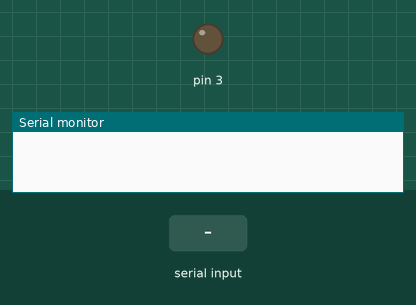
A sketch run on a simulated Arduino Uno, built with avr-gcc and run on an emulated ATmega328P. Shown: output pins drawn as LEDs (lit = HIGH), the last lines printed to the serial monitor. The inputs (shaded band) are chosen by the test bench.

Above: at 1.2 s.
1.3 s: "90,45\n" received over Serial
At 2.2 s:
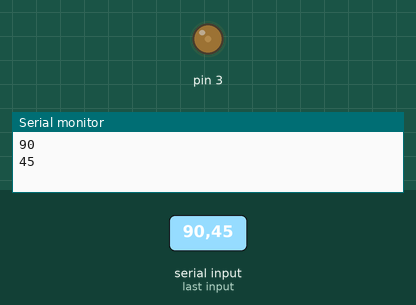
2.8 s: "30,150\n" received over Serial
At 3.4 s:
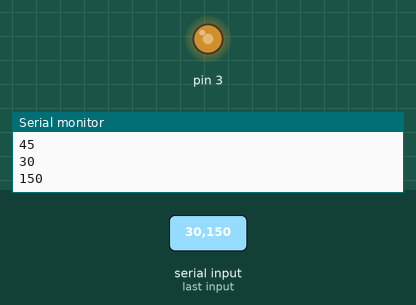
4.3 s: "200\n" received over Serial
At 5.5 s:
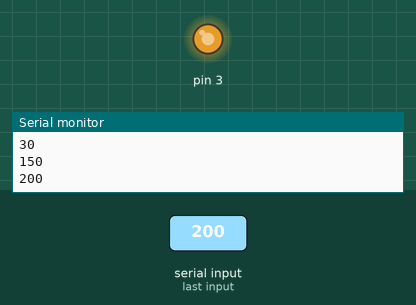
5.8 s: "90\n" received over Serial
At 6.7 s:
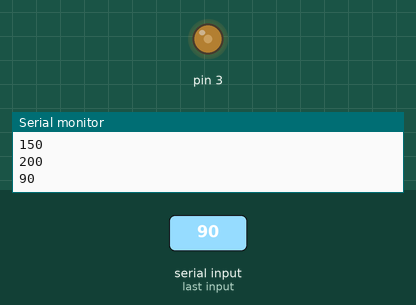
Timing chart, 0 to 8.3 s (numbered marks = the images above; inputs shaded):
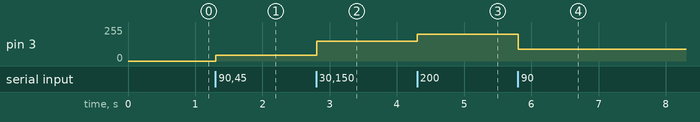

Measured:
- after the input at 1.3 s, pin 3: 0/255 → 45/255 at once
- after the input at 2.8 s, pin 3: 45/255 → 150/255 at once
- after the input at 4.3 s, pin 3: 150/255 → 200/255 at once
- after the input at 5.8 s, pin 3: 200/255 → 90/255 at once

The sketch:

led_serial.ino
```cpp
void setup() {
  Serial.begin(9600);
  pinMode(3, OUTPUT);
}

long led_value;

void loop() {
  if (Serial.available() > 0) {  // シリアルで受信したら
      led_value = Serial.parseInt();

      // 明るさを変える
      Serial.println(led_value);
      if (0 <= led_value < 256) {
        analogWrite(3, led_value);
      }

      while (Serial.available() > 0) {//受信バッファクリア
        char t = Serial.read();
      }
    }
}
```
